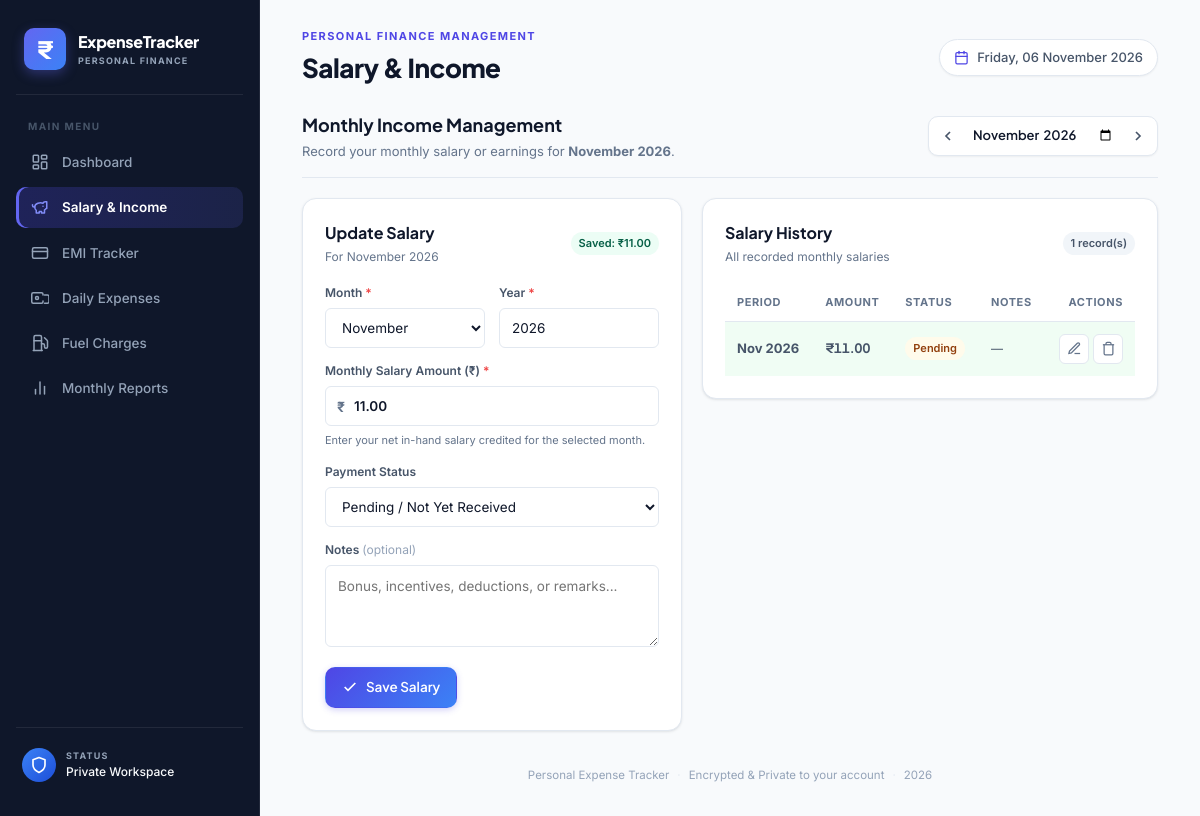
/salary, run on the app's committed database.
### database.py (models this page shows)
class SalaryRecord(Base):
    __tablename__ = "salary"
    __table_args__ = (
        UniqueConstraint("user_id", "month", "year", name="uq_salary_user_period"),
        CheckConstraint("month BETWEEN 1 AND 12", name="ck_salary_month"),
        CheckConstraint("amount_paise >= 0", name="ck_salary_amount"),
    )
    id = Column(Integer, primary_key=True)
    user_id = Column(Integer, ForeignKey("users.id", ondelete="CASCADE"), nullable=False)
    month = Column(Integer, nullable=False)
    year = Column(Integer, nullable=False)
    amount_paise = Column(Integer, nullable=False)
    received = Column(Integer, nullable=False, default=0)
    notes = Column(String, nullable=False, default="")

### app.py (the view, shortened to what this page needs)
@app.route("/salary", methods=["GET", "POST"])
@login_required
def salary():
    month, year = selected_period(request.form if request.method == "POST" else None)
    current = get_salary(month, year)
    with get_connection() as connection:
        records = connection.execute(
            "SELECT * FROM salary WHERE user_id = ? ORDER BY year DESC, month DESC",
            (current_user.id,),
        ).fetchall()
    return render_template(
        "salary.html",
        **month_context(month, year),
        current=current,
        records=records,
        form_data=request.form if request.method == "POST" else None,
    )

### app.py (called while the page is built, shortened)
@app.before_request
def ensure_database_initialized():
    global _database_initialized
    if not _database_initialized:
        with _database_initialization_lock:
            if not _database_initialized:
                initialize_db()
                _database_initialized = True
    if not current_user.is_authenticated:
        with get_session() as session:
            user = session.execute(
                select(User).order_by(User.id.asc())
            ).scalars().first()
            login_user(user, remember=True)

@app.after_request
def add_security_headers(response):
    response.headers["X-Content-Type-Options"] = "nosniff"
    response.headers["X-Frame-Options"] = "SAMEORIGIN"
    if current_user.is_authenticated:
        response.headers["Cache-Control"] = "no-cache, no-store, must-revalidate"
    return response

@app.context_processor
def inject_globals():
    return {
        "today_label": date.today().strftime("%A, %d %B %Y"),
        "today_iso": date.today().isoformat(),
        "current_year": date.today().year,
        "is_ephemeral_demo": bool(ON_VERCEL and IS_SQLITE),
    }

def selected_period(source=None):
    source = source or request.args
    today = date.today()
    try:
        month_value = str(source.get("month", today.month))
        if "-" in month_value:
            year_text, month_text = month_value.split("-", 1)
            month = int(month_text)
            year = int(source.get("year", year_text))
        else:
            month = int(month_value)
            year = int(source.get("year", today.year))
        if month < 1 or month > 12 or year < 1900 or year > 9999:
            raise ValueError
    except (TypeError, ValueError):
        month, year = today.month, today.year
        flash("That month or year was not valid. Showing the current month.", "error")
    return month, year

def get_salary(month, year):
    with get_connection() as connection:
        return connection.execute(
            "SELECT * FROM salary WHERE user_id = ? AND month = ? AND year = ?",
            (current_user.id, month, year),
        ).fetchone()

@app.template_filter("rupees")
def rupees(paise):
    amount = Decimal(paise or 0) / Decimal(100)
    return f"₹{amount:,.2f}"

@app.template_filter("rupee_val")
def rupee_val(paise):
    if paise is None or paise == "":
        return ""
    try:
        amount = Decimal(paise) / Decimal(100)
        return f"{amount:.2f}"
    except (InvalidOperation, TypeError, ValueError):
        return ""

### templates/salary.html (shortened to what this page needs)
{% extends "base.html" %}
{% block page_heading %}Salary & Income{% endblock %}
{% block content %}
<section class="page-intro">
    <div class="intro-heading">
        <h2>Monthly Income Management</h2>
        <p>Record your monthly salary or earnings for <strong>{{ month_name }} {{ year }}</strong>.</p>
    </div>
    <div class="intro-controls">
        <form class="period-picker-group" method="get">
            <a class="period-nav-btn" href="{{ url_for('salary', month=prev_month_value) }}" title="Previous Month">
                <svg width="16" height="16" viewBox="0 0 24 24" fill="none" stroke="currentColor" stroke-width="2.5"><polyline points="15 18 9 12 15 6"/></svg>
            </a>
            <div class="period-input-wrapper">
                <input type="month" name="month" value="{{ month_value }}" onchange="this.form.submit()">
            </div>
            <a class="period-nav-btn" href="{{ url_for('salary', month=next_month_value) }}" title="Next Month">
                <svg width="16" height="16" viewBox="0 0 24 24" fill="none" stroke="currentColor" stroke-width="2.5"><polyline points="9 18 15 12 9 6"/></svg>
            </a>
        </form>
    </div>
</section>
<div class="content-split-layout">
    <section class="panel form-panel">
        <div class="panel-header">
            <div>
                <h3 class="panel-title">{{ "Update" if current else "Record" }} Salary</h3>
                <p class="panel-subtitle">For {{ month_name }} {{ year }}</p>
            </div>
            {% if current %}
                <span class="badge badge-success">Saved: {{ current['amount_paise']|rupees }}</span>
            {% endif %}
        </div>
        <form method="post" class="standard-form" data-validate>
            <div class="form-row-2">
                <div class="form-field">
                    <label for="month-select">Month <span class="required">*</span></label>
                    <select name="month" id="month-select" required>
                        {% for number in range(1, 13) %}
                            <option value="{{ number }}" {% if month == number %}selected{% endif %}>
                                {{ ["", "January", "February", "March", "April", "May", "June", "July", "August", "September", "October", "November", "December"][number] }}
                            </option>
                        {% endfor %}
                    </select>
                </div>
                <div class="form-field">
                    <label for="year-input">Year <span class="required">*</span></label>
                    <input id="year-input" name="year" type="number" min="1900" max="9999" value="{{ year }}" required>
                </div>
            </div>
            <div class="form-field">
                <label for="salary-amount">Monthly Salary Amount (₹) <span class="required">*</span></label>
                <div class="input-currency-wrapper">
                    <span class="currency-prefix">₹</span>
                    <input id="salary-amount"
                           name="amount"
                           type="number"
                           min="0"
                           step="0.01"
                           value="{{ form_data.get('amount', current['amount_paise']|rupee_val if current else '') if form_data else (current['amount_paise']|rupee_val if current else '') }}"
                           required
                           placeholder="e.g. 50000.00">
                </div>
                <small class="field-hint">Enter your net in-hand salary credited for the selected month.</small>
            </div>
            <div class="form-field">
                <label for="received-status">Payment Status</label>
                <select id="received-status" name="received">
                    <option value="no" {% if (form_data.get('received', 'no' if current and not current['received'] else 'no') if form_data else ('no' if current and not current['received'] else 'no')) == 'no' %}selected{% endif %}>
                        Pending / Not Yet Received
                    </option>
                </select>
            </div>
            <div class="form-field">
                <label for="salary-notes">Notes <span class="optional">(optional)</span></label>
                <textarea id="salary-notes" name="notes" rows="3" placeholder="Bonus, incentives, deductions, or remarks..."></textarea>
            </div>
            <div class="form-actions-bar">
                <button class="btn btn-primary" type="submit">
                    <svg width="16" height="16" viewBox="0 0 24 24" fill="none" stroke="currentColor" stroke-width="2.5"><polyline points="20 6 9 17 4 12"/></svg>
                    <span>Save Salary</span>
                </button>
            </div>
        </form>
    </section>
    <section class="panel history-panel">
        <div class="panel-header">
            <div>
                <h3 class="panel-title">Salary History</h3>
                <p class="panel-subtitle">All recorded monthly salaries</p>
            </div>
            <span class="badge badge-neutral">{{ records|length }} record(s)</span>
        </div>
        {% if records %}
            <div class="table-responsive">
                <table class="data-table">
                    <thead>
                        <tr>
                            <th>Period</th>
                            <th>Amount</th>
                            <th>Status</th>
                            <th>Notes</th>
                            <th class="text-right">Actions</th>
                        </tr>
                    </thead>
                    <tbody>
                        {% for item in records %}
                        <tr class="{% if item['month'] == month and item['year'] == year %}row-highlight{% endif %}">
                            <td class="cell-period">
                                <strong>{{ ["", "Jan", "Feb", "Mar", "Apr", "May", "Jun", "Jul", "Aug", "Sep", "Oct", "Nov", "Dec"][item["month"]] }} {{ item["year"] }}</strong>
                            </td>
                            <td class="cell-amount">{{ item["amount_paise"]|rupees }}</td>
                            <td>
                                <span class="badge {% if item['received'] %}badge-success{% else %}badge-warning{% endif %}">
                                    {{ "Received" if item["received"] else "Pending" }}
                                </span>
                            </td>
                            <td class="cell-notes" title="{{ item['notes'] }}">{{ item["notes"] or "—" }}</td>
                            <td class="cell-actions text-right">
                                <a class="action-btn edit-btn" href="{{ url_for('salary', month=item['month'], year=item['year']) }}" title="Edit this record">
                                    <svg width="15" height="15" viewBox="0 0 24 24" fill="none" stroke="currentColor" stroke-width="2"><path d="M12 20h9"></path><path d="M16.5 3.5a2.121 2.121 0 0 1 3 3L7 19l-4 1 1-4L16.5 3.5z"></path></svg>
                                </a>
                                <form method="post" action="{{ url_for('delete_salary', record_id=item['id']) }}" class="inline-form" data-confirm="Are you sure you want to delete the salary record for {{ item['month'] }}/{{ item['year'] }}?">
                                    <button class="action-btn delete-btn" type="submit" title="Delete record">
                                        <svg width="15" height="15" viewBox="0 0 24 24" fill="none" stroke="currentColor" stroke-width="2"><polyline points="3 6 5 6 21 6"></polyline><path d="M19 6v14a2 2 0 0 1-2 2H7a2 2 0 0 1-2-2V6m3 0V4a2 2 0 0 1 2-2h4a2 2 0 0 1 2 2v2"></path></svg>
                                    </button>
                                </form>
                            </td>
                        </tr>
                        {% endfor %}
                    </tbody>
                </table>
            </div>
        {% endif %}
    </section>
</div>
{% endblock %}

### data on the page
SalaryRecord: amount_paise "₹11.00", amount "11.00", year "2026", amount_paise "₹11.00"

### other printed values
{{ month_name }} "November"
{{ year }} "2026"
{{ "Update" if current else "Record" }} "Update"
{{ records|length }} "1"
{{ "Received" if item["received"] else "Pending" }} "Pending"
{{ item["notes"] or "—" }} "—"
form field month "November"
